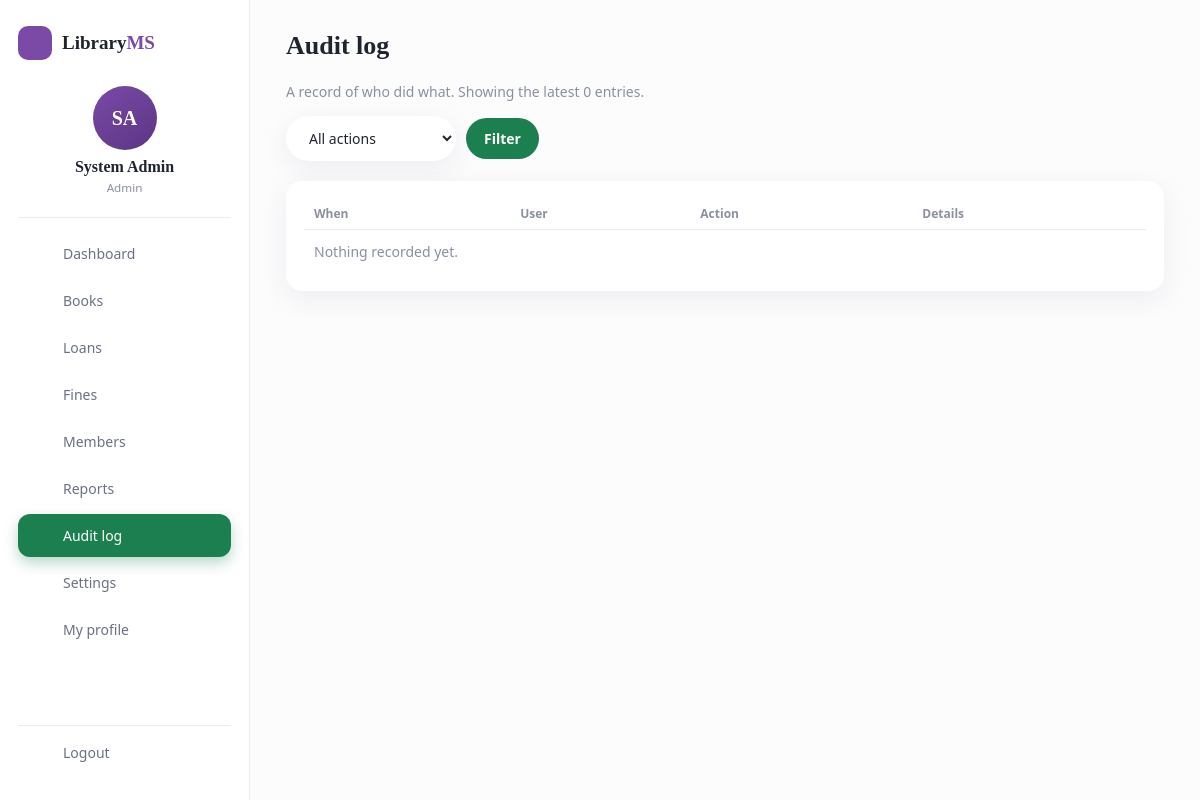
The page /index.php?url=audit (signed in) on the database as committed earlier.
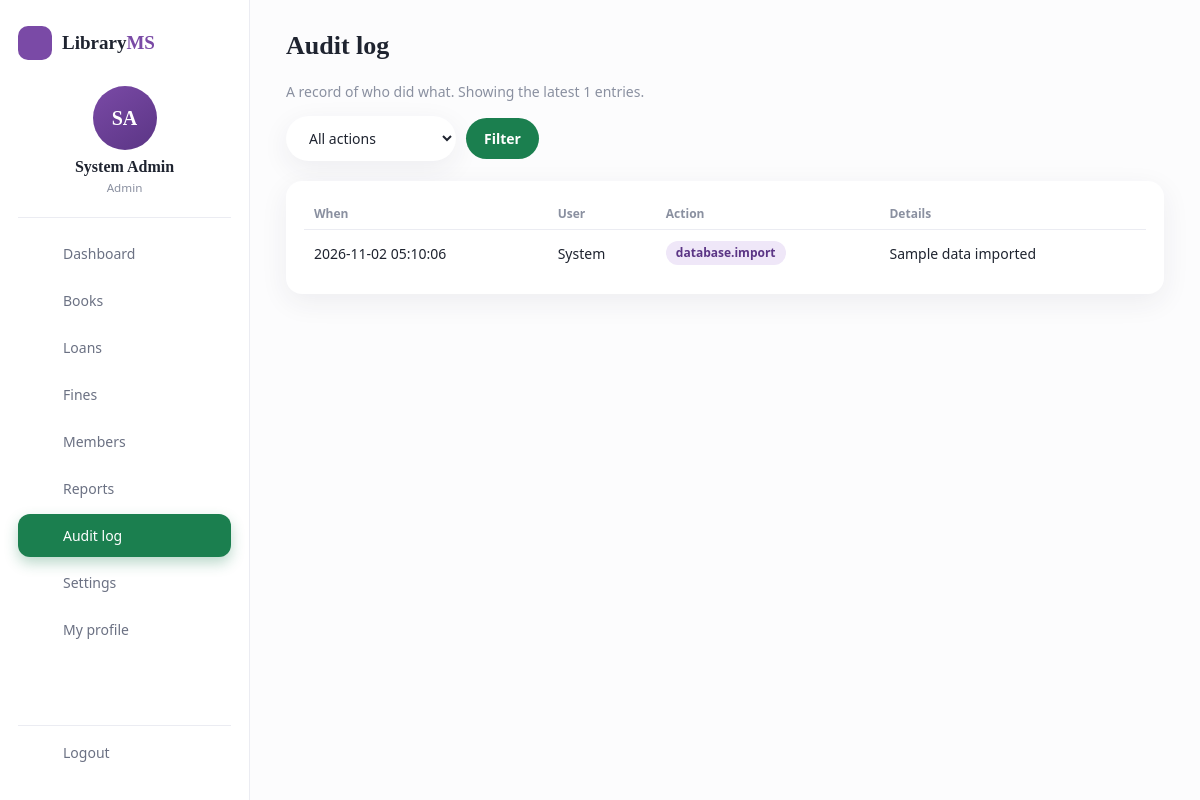
The same page on the database as committed later.
### tables this page shows
CREATE TABLE audit_log (
  id INT AUTO_INCREMENT PRIMARY KEY,
  user_id INT NULL,
  user_name VARCHAR(100) NOT NULL,
  action VARCHAR(50) NOT NULL,
  details VARCHAR(255) NOT NULL DEFAULT '',
  created_at DATETIME NOT NULL DEFAULT CURRENT_TIMESTAMP,
  FOREIGN KEY (user_id) REFERENCES users(id) ON DELETE SET NULL
);

### core/Controller.php (called while the page is built, shortened)
<?php
class Controller
{
    protected function view($view, $data = [])
    {
        extract($data);
        require ROOT . '/app/views/layout/header.php';
        require ROOT . '/app/views/' . $view . '.php';
        require ROOT . '/app/views/layout/footer.php';
    }
}

### app/controllers/AuditController.php (called while the page is built, shortened)
<?php
class AuditController extends Controller
{
    public function index()
    {
        $model = new Audit();
        $action = trim($_GET['action'] ?? '');
        $this->view('audit/index', ['logs' => $model->recent($action, 200), 'actions' => $model->actions(), 'action' => $action]);
    }
}

### index.php (called while the page is built, shortened)
<?php
require ROOT . '/core/helpers.php';
spl_autoload_register(function ($class) {
    foreach (['core', 'app/models', 'app/controllers'] as $dir) {
        $file = ROOT . "/$dir/$class.php";
        if (is_file($file)) { require $file; return; }
    }
});
$parts  = explode('/', trim($_GET['url'] ?? '', '/'));
$key    = $parts[0] !== '' ? $parts[0] : (isset($_SESSION['user']) ? 'dashboard' : 'books');
$action = $parts[1] ?? ($key === 'auth' ? 'login' : 'index');
$params = array_slice($parts, 2);
$controller = new $class();
call_user_func_array([$controller, $action], $params);

### core/Model.php (called while the page is built, shortened)
<?php
abstract class Model
{
    protected $db;
    public function __construct()
    {
        $this->db = Database::get();
    }
    protected function many($sql, $params = [])
    {
        $st = $this->db->prepare($sql);
        $st->execute($params);
        return $st->fetchAll();
    }
}

### core/Database.php (called while the page is built)
<?php
class Database
{
    private static $pdo = null;
    public static function get()
    {
        if (self::$pdo === null) {
            $dsn = 'mysql:host=' . DB_HOST . ';dbname=' . DB_NAME . ';charset=utf8mb4';
            self::$pdo = new PDO($dsn, DB_USER, DB_PASS, [
                PDO::ATTR_ERRMODE            => PDO::ERRMODE_EXCEPTION,
                PDO::ATTR_DEFAULT_FETCH_MODE => PDO::FETCH_ASSOC,
                PDO::ATTR_EMULATE_PREPARES   => false,
                PDO::MYSQL_ATTR_INIT_COMMAND => "SET time_zone = '" . DB_TIMEZONE . "'",
            ]);
        }
        return self::$pdo;
    }
}

### app/models/Audit.php (called while the page is built, shortened)
<?php
class Audit extends Model
{
    public function recent($action = '', $limit = 200)
    {
        $limit = (int)$limit;
        return $this->many("SELECT * FROM audit_log ORDER BY id DESC LIMIT $limit");
    }
}

### app/views/audit/index.php (the view, shortened to what this page needs)
<h1>Audit log</h1>
<p class="muted">A record of who did what. Showing the latest <?= count($logs) ?> entries.</p>
<form class="tools" method="get" action="<?= BASE_URL ?>/index.php">
  <select name="action">
    <option value="">All actions</option>
  </select>
  <button class="btn">Filter</button>
</form>
<div class="card wrap">
  <table>
    <thead><tr><th>When</th><th>User</th><th>Action</th><th>Details</th></tr></thead>
    <tbody>
    <?php foreach ($logs as $l): ?>
      <tr><td><?= e($l['created_at']) ?></td><td><?= e($l['user_name']) ?></td>
        <td><span class="pill pr"><?= e($l['action']) ?></span></td><td><?= e($l['details']) ?></td></tr>
    <?php endforeach; ?>
    <?php if (!$logs): ?><tr><td colspan="4" class="muted">Nothing recorded yet.</td></tr><?php endif; ?>
    </tbody>
  </table>
</div>

Rows that differ between the two databases and show on the page:
added audit_log: created_at "2026-11-02 05:10:06", user_name "System", action "database.import", details "Sample data imported"
Other text that changed with them:
count($logs): "0" → "1"
text no longer shown: "Nothing recorded yet."
